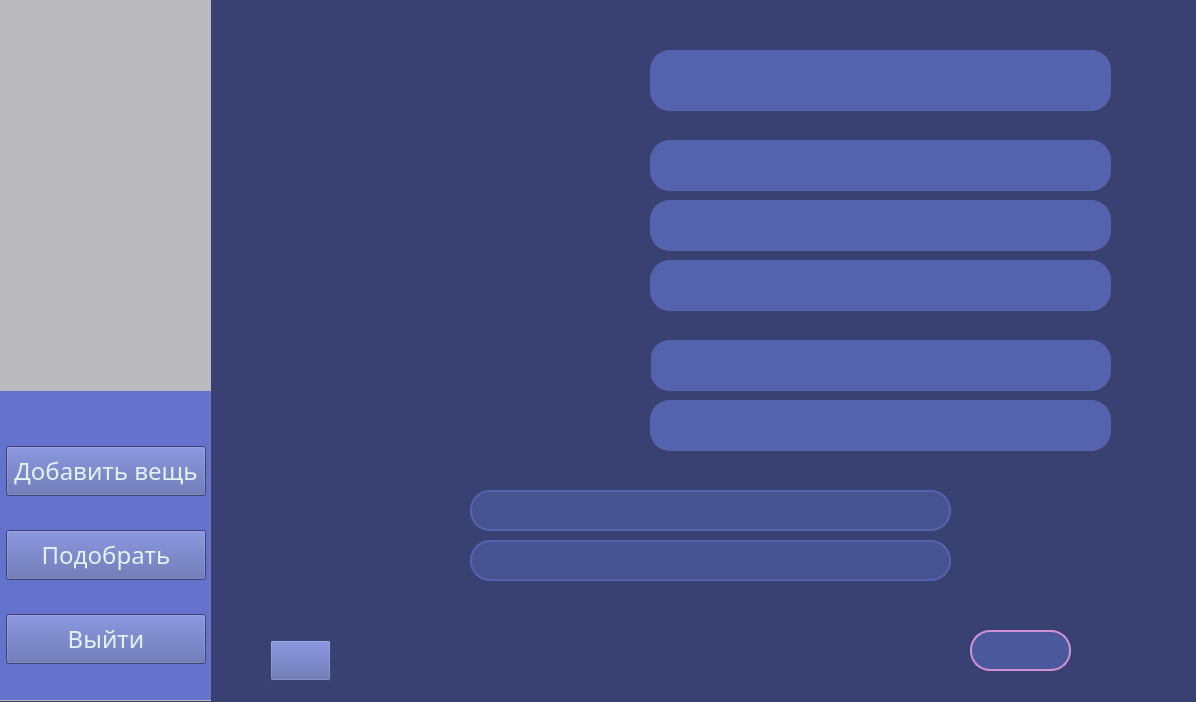
<?xml version="1.0" encoding="UTF-8"?>
<ui version="4.0">
 <class>CWW</class>
 <widget class="QMainWindow" name="CWW">
  <property name="geometry">
   <rect>
    <x>0</x>
    <y>0</y>
    <width>1196</width>
    <height>702</height>
   </rect>
  </property>
  <property name="baseSize">
   <size>
    <width>5</width>
    <height>0</height>
   </size>
  </property>
  <property name="windowTitle">
   <string>Connection with Weather</string>
  </property>
  <property name="windowIcon">
   <iconset>
    <normaloff>../icon/icon4.png</normaloff>../icon/icon4.png</iconset>
  </property>
  <property name="styleSheet">
   <string notr="true">background-color: rgb(57, 65, 115);</string>
  </property>
  <widget class="QWidget" name="centralwidget">
   <widget class="QFrame" name="frame">
    <property name="geometry">
     <rect>
      <x>0</x>
      <y>0</y>
      <width>211</width>
      <height>701</height>
     </rect>
    </property>
    <property name="styleSheet">
     <string notr="true">background-color: rgb(189, 189, 190);</string>
    </property>
    <property name="frameShape">
     <enum>QFrame::NoFrame</enum>
    </property>
    <property name="frameShadow">
     <enum>QFrame::Raised</enum>
    </property>
    <widget class="QFrame" name="frame_2">
     <property name="geometry">
      <rect>
       <x>0</x>
       <y>389</y>
       <width>211</width>
       <height>311</height>
      </rect>
     </property>
     <property name="styleSheet">
      <string notr="true">background-color: rgb(101, 114, 203);</string>
     </property>
     <property name="frameShape">
      <enum>QFrame::NoFrame</enum>
     </property>
     <property name="frameShadow">
      <enum>QFrame::Raised</enum>
     </property>
     <layout class="QGridLayout" name="gird" rowstretch="0,0,0,0,0" columnstretch="0">
      <property name="sizeConstraint">
       <enum>QLayout::SetDefaultConstraint</enum>
      </property>
      <property name="leftMargin">
       <number>6</number>
      </property>
      <property name="topMargin">
       <number>29</number>
      </property>
      <property name="rightMargin">
       <number>5</number>
      </property>
      <property name="bottomMargin">
       <number>8</number>
      </property>
      <property name="horizontalSpacing">
       <number>14</number>
      </property>
      <property name="verticalSpacing">
       <number>6</number>
      </property>
      <item row="4" column="0">
       <widget class="QPushButton" name="btn_exit">
        <property name="enabled">
         <bool>true</bool>
        </property>
        <property name="sizePolicy">
         <sizepolicy hsizetype="Minimum" vsizetype="Minimum">
          <horstretch>0</horstretch>
          <verstretch>0</verstretch>
         </sizepolicy>
        </property>
        <property name="minimumSize">
         <size>
          <width>100</width>
          <height>50</height>
         </size>
        </property>
        <property name="maximumSize">
         <size>
          <width>300</width>
          <height>50</height>
         </size>
        </property>
        <property name="font">
         <font>
          <family>Candara Light</family>
          <pointsize>18</pointsize>
         </font>
        </property>
        <property name="cursor">
         <cursorShape>PointingHandCursor</cursorShape>
        </property>
        <property name="toolTip">
         <string>Закрыть приложение</string>
        </property>
        <property name="styleSheet">
         <string notr="true">QPushButton {
	background-color: rgb(82, 94, 166);
	color: rgb(227, 243, 245);
	border-left: 1px sold rgb(89, 102, 180);
	border-right: 1px sold rgb(89, 102, 180);
	border-bottom: 5px sold rgb(89, 102, 180);
}
QPushButton:hover {
	background-color: rgb(211, 74, 40);
	border-left: 1px sold rgb(110, 225, 250);
	border-right: 1px sold rgb(110, 225, 250);
	border-bottom: 5px sold rgb(110, 225, 250);
}</string>
        </property>
        <property name="text">
         <string>Выйти</string>
        </property>
        <property name="shortcut">
         <string>Return, 3</string>
        </property>
       </widget>
      </item>
      <item row="1" column="0">
       <widget class="QPushButton" name="btn_append">
        <property name="enabled">
         <bool>true</bool>
        </property>
        <property name="sizePolicy">
         <sizepolicy hsizetype="Minimum" vsizetype="Minimum">
          <horstretch>0</horstretch>
          <verstretch>0</verstretch>
         </sizepolicy>
        </property>
        <property name="minimumSize">
         <size>
          <width>100</width>
          <height>50</height>
         </size>
        </property>
        <property name="maximumSize">
         <size>
          <width>300</width>
          <height>50</height>
         </size>
        </property>
        <property name="font">
         <font>
          <family>Candara Light</family>
          <pointsize>18</pointsize>
         </font>
        </property>
        <property name="cursor">
         <cursorShape>PointingHandCursor</cursorShape>
        </property>
        <property name="toolTip">
         <string>Добавьте новую вещь</string>
        </property>
        <property name="styleSheet">
         <string notr="true">QPushButton {
	background-color: rgb(82, 94, 166);
	color: rgb(227, 243, 245);
	border-left: 1px sold rgb(89, 102, 180);
	border-right: 1px sold rgb(89, 102, 180);
	border-bottom: 5px sold rgb(89, 102, 180);
}
QPushButton:hover {
	background-color: rgb(98, 113, 198);
	border-left: 1px sold rgb(110, 225, 250);
	border-right: 1px sold rgb(110, 225, 250);
	border-bottom: 5px sold rgb(110, 225, 250);
}</string>
        </property>
        <property name="text">
         <string>Добавить вещь</string>
        </property>
        <property name="shortcut">
         <string>Return, 1</string>
        </property>
       </widget>
      </item>
      <item row="2" column="0">
       <widget class="QPushButton" name="btn_selection">
        <property name="enabled">
         <bool>true</bool>
        </property>
        <property name="sizePolicy">
         <sizepolicy hsizetype="Minimum" vsizetype="Minimum">
          <horstretch>0</horstretch>
          <verstretch>0</verstretch>
         </sizepolicy>
        </property>
        <property name="minimumSize">
         <size>
          <width>100</width>
          <height>50</height>
         </size>
        </property>
        <property name="maximumSize">
         <size>
          <width>300</width>
          <height>50</height>
         </size>
        </property>
        <property name="font">
         <font>
          <family>Candara Light</family>
          <pointsize>18</pointsize>
         </font>
        </property>
        <property name="cursor">
         <cursorShape>PointingHandCursor</cursorShape>
        </property>
        <property name="toolTip">
         <string>Подберите  одежду по погоде</string>
        </property>
        <property name="styleSheet">
         <string notr="true">QPushButton {
	background-color: rgb(82, 94, 166);
	color: rgb(227, 243, 245);
	border-left: 1px sold rgb(89, 102, 180);
	border-right: 1px sold rgb(89, 102, 180);
	border-bottom: 5px sold rgb(89, 102, 180);
}
QPushButton:hover {
	background-color: rgb(98, 113, 198);
	border-left: 1px sold rgb(110, 225, 250);
	border-right: 1px sold rgb(110, 225, 250);
	border-bottom: 5px sold rgb(110, 225, 250);
}</string>
        </property>
        <property name="text">
         <string>Подобрать</string>
        </property>
        <property name="shortcut">
         <string>Return, 2</string>
        </property>
       </widget>
      </item>
     </layout>
    </widget>
    <widget class="QLabel" name="giflabel">
     <property name="geometry">
      <rect>
       <x>0</x>
       <y>0</y>
       <width>211</width>
       <height>391</height>
      </rect>
     </property>
     <property name="cursor">
      <cursorShape>CrossCursor</cursorShape>
     </property>
     <property name="text">
      <string/>
     </property>
    </widget>
    <widget class="QTextEdit" name="time_edit">
     <property name="geometry">
      <rect>
       <x>0</x>
       <y>0</y>
       <width>211</width>
       <height>391</height>
      </rect>
     </property>
     <property name="font">
      <font>
       <family>BN Expoo</family>
       <pointsize>48</pointsize>
      </font>
     </property>
     <property name="focusPolicy">
      <enum>Qt::NoFocus</enum>
     </property>
     <property name="autoFillBackground">
      <bool>false</bool>
     </property>
     <property name="styleSheet">
      <string notr="true">color: rgb(0, 0, 0);
background: rgba(0,0,255,1%)
</string>
     </property>
     <property name="readOnly">
      <bool>true</bool>
     </property>
     <property name="html">
      <string>&lt;!DOCTYPE HTML PUBLIC &quot;-//W3C//DTD HTML 4.0//EN&quot; &quot;http://www.w3.org/TR/REC-html40/strict.dtd&quot;&gt;
&lt;html&gt;&lt;head&gt;&lt;meta name=&quot;qrichtext&quot; content=&quot;1&quot; /&gt;&lt;style type=&quot;text/css&quot;&gt;
p, li { white-space: pre-wrap; }
&lt;/style&gt;&lt;/head&gt;&lt;body style=&quot; font-family:'BN Expoo'; font-size:48pt; font-weight:400; font-style:normal;&quot;&gt;
&lt;p align=&quot;center&quot; style=&quot;-qt-paragraph-type:empty; margin-top:0px; margin-bottom:0px; margin-left:0px; margin-right:0px; -qt-block-indent:0; text-indent:0px; font-size:36pt;&quot;&gt;&lt;br /&gt;&lt;/p&gt;&lt;/body&gt;&lt;/html&gt;</string>
     </property>
    </widget>
   </widget>
   <widget class="QLabel" name="imglabel">
    <property name="geometry">
     <rect>
      <x>900</x>
      <y>620</y>
      <width>81</width>
      <height>61</height>
     </rect>
    </property>
    <property name="text">
     <string/>
    </property>
   </widget>
   <widget class="QLineEdit" name="lineEdit1">
    <property name="geometry">
     <rect>
      <x>650</x>
      <y>50</y>
      <width>461</width>
      <height>61</height>
     </rect>
    </property>
    <property name="font">
     <font>
      <family>Candara Light</family>
      <pointsize>16</pointsize>
     </font>
    </property>
    <property name="styleSheet">
     <string notr="true">QLineEdit {
	border: 2px solid rgb(85, 98, 173);
	border-radius: 20px;
	color: #FFF;
	padding-left: 20px;
	padding-right: 20px;
	background-color: rgb(85, 98, 173);
}
QLineEdit:hover {
	border: 2px solid rgb(245, 164, 110);
}
</string>
    </property>
    <property name="text">
     <string/>
    </property>
    <property name="readOnly">
     <bool>true</bool>
    </property>
    <property name="placeholderText">
     <string/>
    </property>
   </widget>
   <widget class="QLineEdit" name="lineEdit2">
    <property name="geometry">
     <rect>
      <x>650</x>
      <y>140</y>
      <width>461</width>
      <height>51</height>
     </rect>
    </property>
    <property name="font">
     <font>
      <family>Candara Light</family>
      <pointsize>16</pointsize>
     </font>
    </property>
    <property name="styleSheet">
     <string notr="true">QLineEdit {
	border: 2px solid rgb(85, 98, 173);
	border-radius: 20px;
	color: #FFF;
	padding-left: 20px;
	padding-right: 20px;
	background-color: rgb(85, 98, 173);
}
QLineEdit:hover {
	border: 2px solid rgb(245, 164, 110);
}
</string>
    </property>
    <property name="text">
     <string/>
    </property>
    <property name="readOnly">
     <bool>true</bool>
    </property>
    <property name="placeholderText">
     <string/>
    </property>
   </widget>
   <widget class="QLineEdit" name="lineEdit3">
    <property name="geometry">
     <rect>
      <x>650</x>
      <y>340</y>
      <width>461</width>
      <height>51</height>
     </rect>
    </property>
    <property name="font">
     <font>
      <family>Candara Light</family>
      <pointsize>16</pointsize>
     </font>
    </property>
    <property name="styleSheet">
     <string notr="true">QLineEdit {
	border: 2px solid rgb(85, 98, 173);
	border-radius: 20px;
	color: #FFF;
	padding-left: 20px;
	padding-right: 20px;
	background-color: rgb(85, 98, 173);
}
QLineEdit:hover {
	border: 2px solid rgb(245, 164, 110);
}
</string>
    </property>
    <property name="text">
     <string/>
    </property>
    <property name="readOnly">
     <bool>true</bool>
    </property>
    <property name="placeholderText">
     <string/>
    </property>
   </widget>
   <widget class="QLabel" name="imglabel_1">
    <property name="geometry">
     <rect>
      <x>480</x>
      <y>40</y>
      <width>151</width>
      <height>111</height>
     </rect>
    </property>
    <property name="text">
     <string/>
    </property>
   </widget>
   <widget class="QLabel" name="imglabel_2">
    <property name="geometry">
     <rect>
      <x>470</x>
      <y>160</y>
      <width>151</width>
      <height>141</height>
     </rect>
    </property>
    <property name="text">
     <string/>
    </property>
   </widget>
   <widget class="QLabel" name="imglabel_3">
    <property name="geometry">
     <rect>
      <x>500</x>
      <y>310</y>
      <width>151</width>
      <height>161</height>
     </rect>
    </property>
    <property name="text">
     <string/>
    </property>
   </widget>
   <widget class="QTextEdit" name="text_weather">
    <property name="geometry">
     <rect>
      <x>970</x>
      <y>630</y>
      <width>101</width>
      <height>41</height>
     </rect>
    </property>
    <property name="styleSheet">
     <string notr="true">QTextEdit {
	border: 2px solid rgb(207, 146, 212);
	border-radius: 20px;
	color: #FFF;
	padding-left: 20px;
	padding-right: 20px;
	;
	background-color: rgb(76, 88, 156);
}</string>
    </property>
    <property name="readOnly">
     <bool>true</bool>
    </property>
    <property name="html">
     <string>&lt;!DOCTYPE HTML PUBLIC &quot;-//W3C//DTD HTML 4.0//EN&quot; &quot;http://www.w3.org/TR/REC-html40/strict.dtd&quot;&gt;
&lt;html&gt;&lt;head&gt;&lt;meta name=&quot;qrichtext&quot; content=&quot;1&quot; /&gt;&lt;style type=&quot;text/css&quot;&gt;
p, li { white-space: pre-wrap; }
&lt;/style&gt;&lt;/head&gt;&lt;body style=&quot; font-family:'MS Shell Dlg 2'; font-size:8.25pt; font-weight:400; font-style:normal;&quot;&gt;
&lt;p align=&quot;center&quot; style=&quot;-qt-paragraph-type:empty; margin-top:0px; margin-bottom:0px; margin-left:0px; margin-right:0px; -qt-block-indent:0; text-indent:0px;&quot;&gt;&lt;br /&gt;&lt;/p&gt;&lt;/body&gt;&lt;/html&gt;</string>
    </property>
   </widget>
   <widget class="QLineEdit" name="line_warning1">
    <property name="geometry">
     <rect>
      <x>470</x>
      <y>490</y>
      <width>481</width>
      <height>41</height>
     </rect>
    </property>
    <property name="font">
     <font>
      <family>Candara Light</family>
      <pointsize>16</pointsize>
     </font>
    </property>
    <property name="styleSheet">
     <string notr="true">QLineEdit {
	border: 2px solid rgb(85, 98, 173);
	border-radius: 20px;
	color: #FFF;
	padding-left: 20px;
	padding-right: 20px;
	;
	;
	background-color: rgb(71, 82, 144);
}
QLineEdit:hover {
	border: 2px solid rgb(245, 164, 110);
}
</string>
    </property>
    <property name="text">
     <string/>
    </property>
    <property name="readOnly">
     <bool>true</bool>
    </property>
    <property name="placeholderText">
     <string/>
    </property>
   </widget>
   <widget class="QLineEdit" name="line_warning2">
    <property name="geometry">
     <rect>
      <x>470</x>
      <y>540</y>
      <width>481</width>
      <height>41</height>
     </rect>
    </property>
    <property name="font">
     <font>
      <family>Candara Light</family>
      <pointsize>16</pointsize>
     </font>
    </property>
    <property name="styleSheet">
     <string notr="true">QLineEdit {
	border: 2px solid rgb(85, 98, 173);
	border-radius: 20px;
	color: #FFF;
	padding-left: 20px;
	padding-right: 20px;
	;
	;
	background-color: rgb(71, 82, 144);
}
QLineEdit:hover {
	border: 2px solid rgb(245, 164, 110);
}
</string>
    </property>
    <property name="text">
     <string/>
    </property>
    <property name="readOnly">
     <bool>true</bool>
    </property>
    <property name="placeholderText">
     <string/>
    </property>
   </widget>
   <widget class="QLineEdit" name="lineEdit2_2">
    <property name="geometry">
     <rect>
      <x>650</x>
      <y>200</y>
      <width>461</width>
      <height>51</height>
     </rect>
    </property>
    <property name="font">
     <font>
      <family>Candara Light</family>
      <pointsize>16</pointsize>
     </font>
    </property>
    <property name="styleSheet">
     <string notr="true">QLineEdit {
	border: 2px solid rgb(85, 98, 173);
	border-radius: 20px;
	color: #FFF;
	padding-left: 20px;
	padding-right: 20px;
	background-color: rgb(85, 98, 173);
}
QLineEdit:hover {
	border: 2px solid rgb(245, 164, 110);
}
</string>
    </property>
    <property name="text">
     <string/>
    </property>
    <property name="readOnly">
     <bool>true</bool>
    </property>
    <property name="placeholderText">
     <string/>
    </property>
   </widget>
   <widget class="QLineEdit" name="lineEdit2_3">
    <property name="geometry">
     <rect>
      <x>650</x>
      <y>260</y>
      <width>461</width>
      <height>51</height>
     </rect>
    </property>
    <property name="font">
     <font>
      <family>Candara Light</family>
      <pointsize>16</pointsize>
     </font>
    </property>
    <property name="styleSheet">
     <string notr="true">QLineEdit {
	border: 2px solid rgb(85, 98, 173);
	border-radius: 20px;
	color: #FFF;
	padding-left: 20px;
	padding-right: 20px;
	background-color: rgb(85, 98, 173);
}
QLineEdit:hover {
	border: 2px solid rgb(245, 164, 110);
}
</string>
    </property>
    <property name="text">
     <string/>
    </property>
    <property name="readOnly">
     <bool>true</bool>
    </property>
    <property name="placeholderText">
     <string/>
    </property>
   </widget>
   <widget class="QLineEdit" name="lineEdit3_2">
    <property name="geometry">
     <rect>
      <x>650</x>
      <y>400</y>
      <width>461</width>
      <height>51</height>
     </rect>
    </property>
    <property name="font">
     <font>
      <family>Candara Light</family>
      <pointsize>16</pointsize>
     </font>
    </property>
    <property name="styleSheet">
     <string notr="true">QLineEdit {
	border: 2px solid rgb(85, 98, 173);
	border-radius: 20px;
	color: #FFF;
	padding-left: 20px;
	padding-right: 20px;
	background-color: rgb(85, 98, 173);
}
QLineEdit:hover {
	border: 2px solid rgb(245, 164, 110);
}
</string>
    </property>
    <property name="text">
     <string/>
    </property>
    <property name="readOnly">
     <bool>true</bool>
    </property>
    <property name="placeholderText">
     <string/>
    </property>
   </widget>
   <widget class="QPushButton" name="btn_home">
    <property name="enabled">
     <bool>true</bool>
    </property>
    <property name="geometry">
     <rect>
      <x>270</x>
      <y>640</y>
      <width>61</width>
      <height>41</height>
     </rect>
    </property>
    <property name="sizePolicy">
     <sizepolicy hsizetype="Minimum" vsizetype="Minimum">
      <horstretch>0</horstretch>
      <verstretch>0</verstretch>
     </sizepolicy>
    </property>
    <property name="minimumSize">
     <size>
      <width>10</width>
      <height>10</height>
     </size>
    </property>
    <property name="maximumSize">
     <size>
      <width>300</width>
      <height>50</height>
     </size>
    </property>
    <property name="font">
     <font>
      <family>Candara Light</family>
      <pointsize>18</pointsize>
     </font>
    </property>
    <property name="cursor">
     <cursorShape>PointingHandCursor</cursorShape>
    </property>
    <property name="toolTip">
     <string>Вернуться назад</string>
    </property>
    <property name="styleSheet">
     <string notr="true">QPushButton {
	background-color: rgb(82, 94, 166);
	color: rgb(227, 243, 245);
	border-left: 1px sold rgb(89, 102, 180);
	border-right: 1px sold rgb(89, 102, 180);
	border-bottom: 5px sold rgb(89, 102, 180);
}
QPushButton:hover {
	background-color: rgb(98, 113, 198);
	border-left: 1px sold rgb(110, 225, 250);
	border-right: 1px sold rgb(110, 225, 250);
	border-bottom: 5px sold rgb(110, 225, 250);
}</string>
    </property>
    <property name="text">
     <string/>
    </property>
    <property name="shortcut">
     <string>Return, 1</string>
    </property>
   </widget>
  </widget>
 </widget>
 <resources/>
 <connections/>
</ui>
